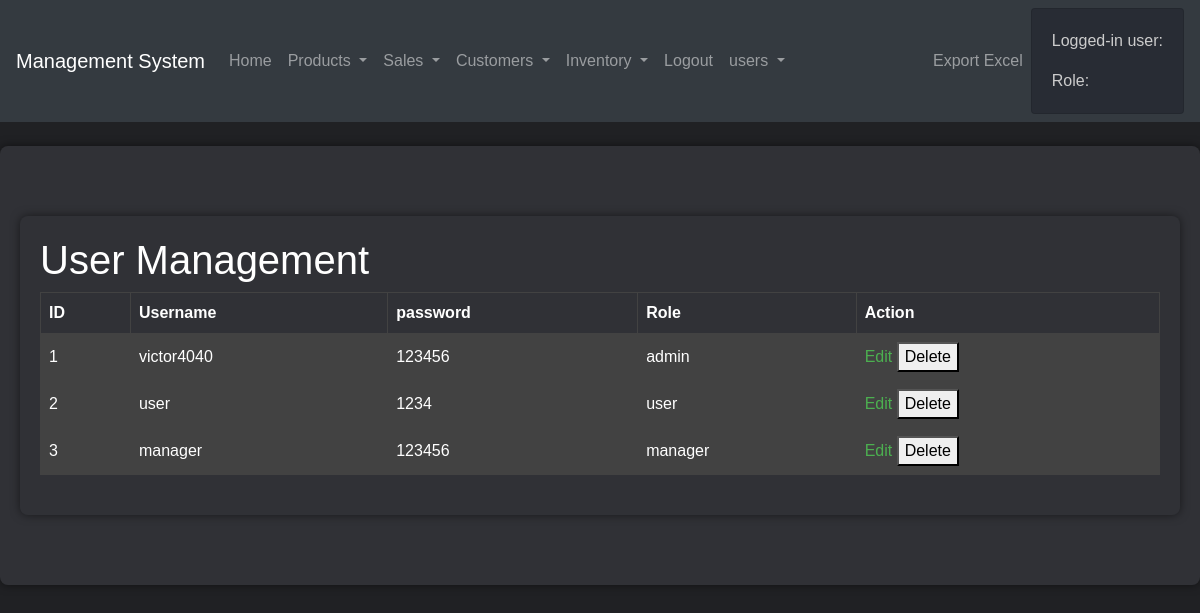
The app's page /users (signed in) with its own data.
### tables this page shows
CREATE TABLE users 
             (id INTEGER PRIMARY KEY AUTOINCREMENT, username TEXT, password TEXT, role TEXT);

### app.py (the view)
@app.route('/users')
def users():
    if is_logged_in() and get_user_role() == 'admin':
        conn = sqlite3.connect('database.db')
        c = conn.cursor()
        c.execute("SELECT * FROM users")
        users = c.fetchall()  # Corrected variable name
        conn.close()
        return render_template('users.html', users=users)  # Passing users instead of customers
    else:
        return render_template('unauthorized.html')

### app.py (called while the page is built)
def is_logged_in():
    return 'username' in session

def get_user_role():
    if is_logged_in():
        conn = sqlite3.connect('database.db')
        c = conn.cursor()
        c.execute("SELECT role FROM users WHERE username=?", (session['username'],))
        role = c.fetchone()[0]
        conn.close()
        return role
    else:
        return None

### templates/users.html
{% extends "base.html" %}
{% block content %}
    <div class="container">
        <h1>User Management</h1>
        <table>
            <thead>
                <tr>
                    <th>ID</th>
                    <th>Username</th>
                    <th>password</th>
                    <th>Role</th>
                    <th>Action</th>
                </tr>
            </thead>
            <tbody>
                {% for user in users %}
                <tr>
                    <td>{{ user[0] }}</td>
                    <td>{{ user[1] }}</td>
                    <td>{{ user[2] }}</td>
                    <td>{{ user[3] }}</td>
                    <td>
                        <a href="{{ url_for('edit_user', user_id=user[0]) }}">Edit</a>
                        <form action="{{ url_for('delete_user', user_id=user[0]) }}" method="post" style="display: inline-block;">
                            <button type="submit" onclick="return confirm('Are you sure you want to delete this user?')">Delete</button>
                        </form>
                    </td>
                </tr>
                {% endfor %}
            </tbody>
        </table>
    </div>
{% endblock %}

### static/styles.css (style rules this page uses)
body { font-family: Arial, sans-serif; margin: 0; padding: 0; background-color: #202124; color: #fff; }
.container { width: 100%; max-width: none; margin: 50px auto; padding: 20px; background-color: #303136; border-radius: 8px; box-shadow: 0px 0px 10px 0px rgba(0,0,0,0.5); }
h1, label { color: #fff; }
a { color: #4caf50; text-decoration: none; }
table { width: 100%; border-collapse: collapse; margin-bottom: 20px; }
th, td { border: 1px solid #424242; padding: 8px; text-align: left; }
th { background-color: #303136; color: #fff; }
tr:nth-child(even) { background-color: #424242; }
table { width: 100%; border-collapse: collapse; margin-bottom: 20px; color: #fff; }
td { background-color: #424242; color: #fff; }

### records on screen
users: id "1", username "victor4040", password "123456", role "admin"
users: id "2", username "user", password "1234", role "user"
users: id "3", username "manager", password "123456", role "manager"
